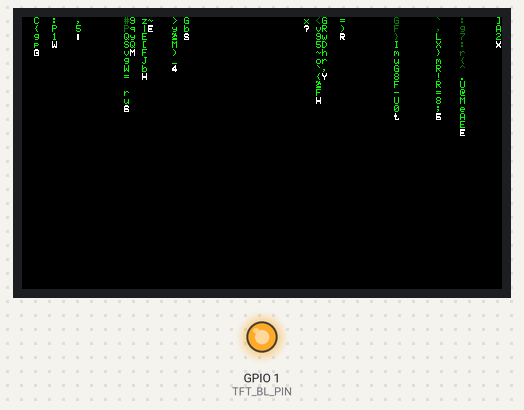
The sketch below on a simulated ESP32-S3. Shown: 480×272 colour display, output pins drawn as LEDs (lit = HIGH). Random numbers use the default seed unless the sketch sets one; what the sketch prints to the serial monitor is not drawn.

Above: at 0.94 s.
At 1.31 s:
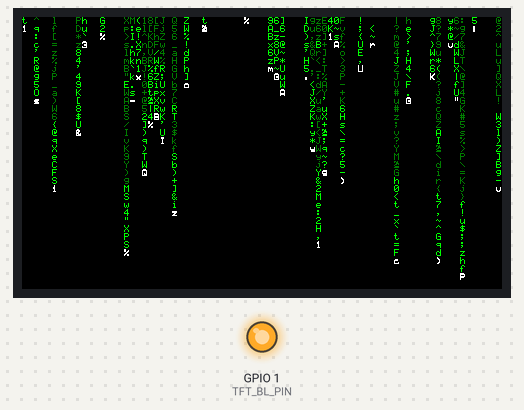
At 5.31 s:
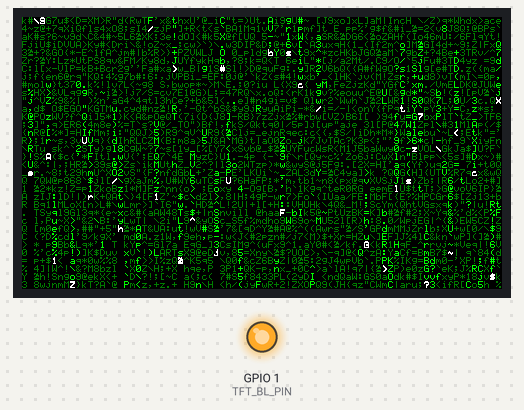
At 10.97 s:
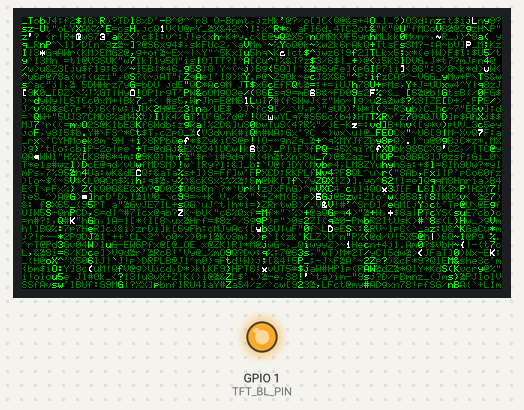
At 20.57 s:
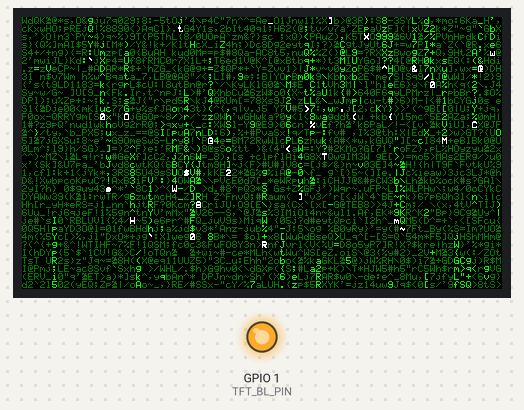
At 39.66 s:
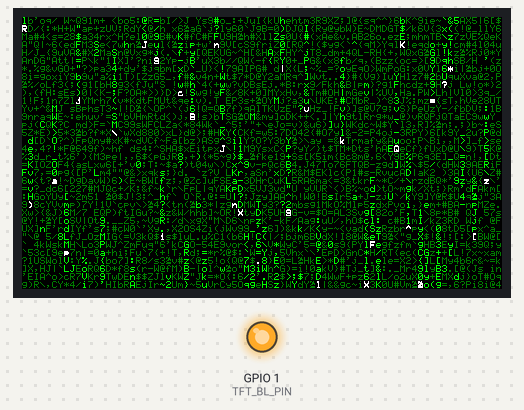

The sketch:

ESP32S3_NV3041A_RainMatrix.ino
```cpp
/* =========================================================
   ESP32-S3 + JC4827W543C (NV3041A 480x272 QSPI)
   "Digital Rain" — Dual‑core con DOBLE BUFFER Ping‑Pong (PSRAM)

   • Core1 = Render fijo (FRAME_MS)
   • Soporta 3 modos automáticamente:
       0) Directo a pantalla (sin PSRAM)
       1) Framebuffer único (si sólo hay 1 buffer)
       2) Ping‑Pong (dos framebuffers y swap por frame)
   • RainEngine dibuja sobre el destino actual (screen / FB) y
     el renderer hace el blit al final del frame si corresponde.
   ========================================================= */

#include <Arduino.h>
#include <Arduino_GFX_Library.h>
#include <esp_random.h>
#include <esp_heap_caps.h>  // heap_caps_malloc (PSRAM)

// -------------------- Pines / Hardware --------------------
#define TFT_BL_PIN 1  // Retroiluminación (HIGH = encendido)

// QSPI NV3041A (pines del usuario)
Arduino_DataBus *bus = new Arduino_ESP32QSPI(
  45 /* CS */, 47 /* SCK */, 21 /* D0 */, 48 /* D1 */, 40 /* D2 */, 39 /* D3 */
);

// Panel NV3041A (rotación = 0, IPS = true)
Arduino_GFX *gfx = new Arduino_NV3041A(
  bus, GFX_NOT_DEFINED /* RST */, 0 /* rotation */, true /* IPS */
);

// -------------------- Dimensiones / Colores --------------------
constexpr int16_t W = 480;
constexpr int16_t H = 272;

constexpr uint16_t COL_BG      = 0x0000;  // negro
constexpr uint16_t COL_HEAD    = 0xFFFF;  // cabeza blanca
constexpr uint16_t COL_TRAIL   = 0x07E0;  // verde medio
constexpr uint16_t COL_RESIDUE = 0x03E0;  // verde tenue

// -------------------- Caracteres / Animación --------------------
const uint8_t  CHAR_W   = 6;     // 5px glyph + 1px espacio
const uint8_t  CHAR_H   = 8;     // 7px glyph + 1px espacio
const uint16_t FRAME_MS = 60;    // objetivo ~16 FPS
const uint8_t  TRAIL    = 10;    // longitud base de la estela

// -------------------- FreeRTOS --------------------
static TaskHandle_t gRenderTask = nullptr;  // Tarea de render (Core1)
constexpr BaseType_t RENDER_CORE = 1;       // Anclar a Core1

// -------------------- Doble buffer --------------------
// Se elige modo dinámicamente según memoria disponible.
static uint16_t *gFrameA = nullptr;  // Buffer A (RGB565)
static uint16_t *gFrameB = nullptr;  // Buffer B (RGB565)
static uint16_t *gDraw   = nullptr;  // Dónde se dibuja este frame
static uint16_t *gBlit   = nullptr;  // Qué se blitea este frame
static size_t    gFrameSize = W * H * sizeof(uint16_t);  // 480*272*2 = 261120 bytes

// Modo de salida:
// 0 = Direct (sin FB) | 1 = Single FB | 2 = Ping-Pong
static uint8_t gMode = 0;

// =========================================================
//  Fuente 5x7 compacta (ASCII 0x20..0x7E) — columnas de 7 bits
// =========================================================
static const uint8_t PROGMEM font5x7[] = {
  0x00,0x00,0x00,0x00,0x00, 0x00,0x00,0x5F,0x00,0x00, 0x00,0x07,0x00,0x07,0x00, 0x14,0x7F,0x14,0x7F,0x14,
  0x24,0x2A,0x7F,0x2A,0x12, 0x23,0x13,0x08,0x64,0x62, 0x36,0x49,0x55,0x22,0x50, 0x00,0x05,0x03,0x00,0x00,
  0x00,0x1C,0x22,0x41,0x00, 0x00,0x41,0x22,0x1C,0x00, 0x14,0x08,0x3E,0x08,0x14, 0x08,0x08,0x3E,0x08,0x08,
  0x00,0x50,0x30,0x00,0x00, 0x08,0x08,0x08,0x08,0x08, 0x00,0x60,0x60,0x00,0x00, 0x20,0x10,0x08,0x04,0x02,
  0x3E,0x51,0x49,0x45,0x3E, 0x00,0x42,0x7F,0x40,0x00, 0x62,0x51,0x49,0x49,0x46, 0x22,0x41,0x49,0x49,0x36,
  0x18,0x14,0x12,0x7F,0x10, 0x2F,0x49,0x49,0x49,0x31, 0x3E,0x49,0x49,0x49,0x32, 0x01,0x71,0x09,0x05,0x03,
  0x36,0x49,0x49,0x49,0x36, 0x26,0x49,0x49,0x49,0x3E, 0x00,0x36,0x36,0x00,0x00, 0x00,0x56,0x36,0x00,0x00,
  0x08,0x14,0x22,0x41,0x00, 0x14,0x14,0x14,0x14,0x14, 0x00,0x41,0x22,0x14,0x08, 0x02,0x01,0x59,0x09,0x06,
  0x3E,0x41,0x5D,0x59,0x4E, 0x7E,0x11,0x11,0x11,0x7E, 0x7F,0x49,0x49,0x49,0x36, 0x3E,0x41,0x41,0x41,0x22,
  0x7F,0x41,0x41,0x22,0x1C, 0x7F,0x49,0x49,0x49,0x41, 0x7F,0x09,0x09,0x09,0x01, 0x3E,0x41,0x49,0x49,0x7A,
  0x7F,0x08,0x08,0x08,0x7F, 0x00,0x41,0x7F,0x41,0x00, 0x20,0x40,0x41,0x3F,0x01, 0x7F,0x08,0x14,0x22,0x41,
  0x7F,0x40,0x40,0x40,0x40, 0x7F,0x02,0x04,0x02,0x7F, 0x3E,0x41,0x41,0x41,0x3E, 0x7F,0x09,0x09,0x09,0x06,
  0x3E,0x41,0x51,0x21,0x5E, 0x7F,0x09,0x19,0x29,0x46, 0x26,0x49,0x49,0x49,0x32, 0x01,0x01,0x7F,0x01,0x01,
  0x3F,0x40,0x40,0x40,0x3F, 0x1F,0x20,0x40,0x20,0x1F, 0x7F,0x20,0x18,0x20,0x7F, 0x63,0x14,0x08,0x14,0x63,
  0x03,0x04,0x78,0x04,0x03, 0x61,0x51,0x49,0x45,0x43, 0x00,0x7F,0x41,0x41,0x00, 0x02,0x04,0x08,0x10,0x20,
  0x00,0x41,0x41,0x7F,0x00, 0x04,0x02,0x01,0x02,0x04, 0x40,0x40,0x40,0x40,0x40, 0x00,0x01,0x02,0x04,0x00,
  0x20,0x54,0x54,0x54,0x78, 0x7F,0x48,0x44,0x44,0x38, 0x38,0x44,0x44,0x44,0x20, 0x38,0x44,0x44,0x48,0x7F,
  0x38,0x54,0x54,0x54,0x18, 0x08,0x7E,0x09,0x01,0x02, 0x0C,0x52,0x52,0x52,0x3E, 0x7F,0x08,0x04,0x04,0x78,
  0x00,0x44,0x7D,0x40,0x00, 0x20,0x40,0x44,0x3D,0x00, 0x7F,0x10,0x28,0x44,0x00, 0x00,0x41,0x7F,0x40,0x00,
  0x7C,0x04,0x18,0x04,0x78, 0x7C,0x08,0x04,0x04,0x78, 0x38,0x44,0x44,0x44,0x38, 0x7C,0x14,0x14,0x14,0x08,
  0x08,0x14,0x14,0x14,0x7C, 0x7C,0x08,0x04,0x04,0x08, 0x48,0x54,0x54,0x54,0x24, 0x04,0x3F,0x44,0x40,0x20,
  0x3C,0x40,0x40,0x20,0x7C, 0x1C,0x20,0x40,0x20,0x1C, 0x3C,0x40,0x30,0x40,0x3C,  0x44,0x28,0x10,0x28,0x44,
  0x0C,0x50,0x50,0x50,0x3C, 0x44,0x64,0x54,0x4C,0x44, 0x00,0x08,0x36,0x41,0x00, 0x00,0x00,0x7F,0x00,0x00,
  0x00,0x41,0x36,0x08,0x00, 0x08,0x04,0x08,0x10,0x08
};

// =========================================================
//  Motor de lluvia con soporte de destino: FB o pantalla
// =========================================================
class RainEngine {
public:
  struct Drop { int16_t y; uint8_t speed; bool active; };
  static constexpr int16_t COLS = W / CHAR_W;
  static constexpr int16_t ROWS = H / CHAR_H;

  // Caché de tiles: 95 chars * 3 colores * (6x8 px)
  static uint16_t tileCache[95][3][CHAR_W * CHAR_H];

  enum TileColor : uint8_t { TILE_HEAD = 0, TILE_TRAIL = 1, TILE_RESIDUE = 2 };

  void begin(Arduino_GFX *g, uint16_t *framebuffer) {
    gfx_ = g; fb_ = framebuffer; buildAllTiles();
    for (int c = 0; c < COLS; ++c) { drops[c].active = false; if ((esp_random() & 0x03) == 0) spawnDrop(c); }
  }
  void setTarget(uint16_t *framebuffer) { fb_ = framebuffer; }  // cambia destino en runtime
  void step();
  void clear();
  bool usingFramebuffer() const { return fb_ != nullptr; }

private:
  Drop drops[COLS];
  Arduino_GFX *gfx_ = nullptr;
  uint16_t *fb_ = nullptr;  // si != nullptr, dibuja en framebuffer

  // --- utilidades ---
  static inline uint16_t colorFor(TileColor tc) {
    switch (tc) { case TILE_HEAD: return COL_HEAD; case TILE_TRAIL: return COL_TRAIL; default: return COL_RESIDUE; }
  }
  static inline uint8_t clampCharIndex(int c) { if (c < 0x20) c = 0x20; if (c > 0x7E) c = 0x7E; return uint8_t(c - 0x20); }
  static inline char randChar() { return char(0x20 + (esp_random() % 95)); }

  static void buildTileFromFont(uint8_t charIdx, TileColor tcol) {
    const uint16_t fg = colorFor(tcol); uint16_t *buf = tileCache[charIdx][tcol]; const uint8_t *glyph = &font5x7[charIdx * 5];
    for (uint8_t y = 0; y < CHAR_H; ++y) {
      for (uint8_t x = 0; x < CHAR_W; ++x) {
        uint16_t px = COL_BG;
        if (x < 5 && y < 7) {
          uint8_t colBits = pgm_read_byte(glyph + x);
          bool on = (colBits >> y) & 0x01;
          if (!on && tcol == TILE_HEAD && y > 0) on = (colBits >> (y - 1)) & 0x01;  // engrosar cabeza
          if (on) px = fg;
        }
        buf[y * CHAR_W + x] = px;
      }
    }
  }
  static void buildAllTiles() { for (uint8_t i = 0; i < 95; ++i) { buildTileFromFont(i, TILE_HEAD); buildTileFromFont(i, TILE_TRAIL); buildTileFromFont(i, TILE_RESIDUE); } }

  inline void drawCell_screen(int col, int row, TileColor tcol, char c) {
    const int16_t x = col * CHAR_W; const int16_t y = row * CHAR_H; const uint8_t idx = clampCharIndex((uint8_t)c);
    gfx_->draw16bitRGBBitmap(x, y, tileCache[idx][tcol], CHAR_W, CHAR_H);
  }
  inline void drawCell_fb(int col, int row, TileColor tcol, char c) {
    const int16_t x = col * CHAR_W; const int16_t y = row * CHAR_H; const uint8_t idx = clampCharIndex((uint8_t)c);
    const uint16_t *src = tileCache[idx][tcol]; uint16_t *dst = fb_ + y * W + x;
    for (uint8_t ty = 0; ty < CHAR_H; ++ty) { memcpy(dst + ty * W, src + ty * CHAR_W, CHAR_W * sizeof(uint16_t)); }
  }
  inline void drawCell(int col, int row, TileColor tcol, char c) { if (fb_) drawCell_fb(col, row, tcol, c); else drawCell_screen(col, row, tcol, c); }
  inline void spawnDrop(int col) { drops[col].y = -int(esp_random() % ROWS); drops[col].speed = 1 + (esp_random() % 3); drops[col].active = true; }
};

// --- Definición de estáticos ---
uint16_t RainEngine::tileCache[95][3][CHAR_W * CHAR_H];

void RainEngine::clear() {
  if (fb_) memset(fb_, 0, gFrameSize); else if (gfx_) gfx_->fillScreen(COL_BG);
}

void RainEngine::step() {
  for (int c = 0; c < COLS; ++c) {
    if (!drops[c].active && (esp_random() & 0x07) == 0) spawnDrop(c);
    if (!drops[c].active) continue;

    const int trail_len = TRAIL + (esp_random() % 5);

    const int clearRow = drops[c].y - trail_len - 1;
    if ((uint16_t)clearRow < (uint16_t)ROWS) { drawCell(c, clearRow, TILE_RESIDUE, randChar()); }

    for (int t = 1; t <= trail_len; ++t) {
      const int r = drops[c].y - t;
      if ((uint16_t)r < (uint16_t)ROWS) {
        const TileColor fade_color = (t > trail_len * 0.75f) ? TILE_RESIDUE : TILE_TRAIL;
        drawCell(c, r, fade_color, randChar());
      }
    }

    if ((uint16_t)drops[c].y < (uint16_t)ROWS) { drawCell(c, drops[c].y, TILE_HEAD, randChar()); }

    drops[c].y += drops[c].speed;

    if (drops[c].y - trail_len > ROWS) { if ((esp_random() & 0x03) == 0) spawnDrop(c); else drops[c].active = false; }
  }
}

// =========================================================
//  Instancia global del motor y métricas de FPS
// =========================================================
static RainEngine rain;
static uint32_t gFrames = 0, gAccumMs = 0, gLastSec = 0;

// =========================================================
//  Tarea de render (Core1):
//  • Modo 2 (Ping‑Pong): setTarget(gDraw) → step() → blit(gDraw) → swap
//  • Modo 1 (Single): setTarget(gFrameA)   → step() → blit(gFrameA)
//  • Modo 0 (Direct): setTarget(nullptr)   → step() (dibuja directo)
// =========================================================
static void renderTask(void *arg) {
  (void)arg; gLastSec = millis();
  for (;;) {
    const uint32_t t0 = millis();

    if (gMode == 2) {
      rain.setTarget(gDraw);
      rain.step();
      gfx->draw16bitRGBBitmap(0, 0, gDraw, W, H);
      // swap buffers
      uint16_t *tmp = gDraw; gDraw = gBlit; gBlit = tmp;
    } else if (gMode == 1) {
      rain.setTarget(gFrameA);
      rain.step();
      gfx->draw16bitRGBBitmap(0, 0, gFrameA, W, H);
    } else {
      rain.setTarget(nullptr);
      rain.step();
    }

    const uint32_t dt = millis() - t0; gFrames++; gAccumMs += dt;

    const uint32_t now = millis();
    if (now - gLastSec >= 1000) {
      const uint32_t fps = (gAccumMs ? (1000UL * gFrames / gAccumMs) : 0UL);
      const char *m = (gMode==2?"PingPong":(gMode==1?"SingleFB":"Direct"));
      Serial.printf("[Render] %s | FPS ~ %lu", m, (unsigned long)fps);
      gFrames = 0; gAccumMs = 0; gLastSec = now;
    }

    const int32_t slack_ms = (int32_t)FRAME_MS - (int32_t)dt;
    if (slack_ms > 0) vTaskDelay(pdMS_TO_TICKS(slack_ms)); else taskYIELD();
  }
}

// =========================================================
//  setup() : inicializa HW, decide modo y crea tarea Core1
// =========================================================
void setup() {
  Serial.begin(115200); delay(50);

  pinMode(TFT_BL_PIN, OUTPUT); digitalWrite(TFT_BL_PIN, LOW);

  if (!gfx->begin()) { Serial.println("[ERR] gfx->begin() falló"); while (true) { delay(1000); } }

  // ----- Intentar reservar buffers en PSRAM -----
  if (psramFound()) {
    gFrameA = (uint16_t*) heap_caps_malloc(gFrameSize, MALLOC_CAP_SPIRAM | MALLOC_CAP_8BIT);
    if (gFrameA) memset(gFrameA, 0x00, gFrameSize);

    gFrameB = (uint16_t*) heap_caps_malloc(gFrameSize, MALLOC_CAP_SPIRAM | MALLOC_CAP_8BIT);
    if (gFrameB) memset(gFrameB, 0x00, gFrameSize);

    if (gFrameA && gFrameB) {
      gMode = 2; gDraw = gFrameA; gBlit = gFrameB;
      Serial.println("[INFO] Modo Ping‑Pong (2 FB en PSRAM)");
    } else if (gFrameA) {
      gMode = 1; Serial.println("[INFO] Modo Single FB (1 buffer en PSRAM)");
    } else {
      gMode = 0; Serial.println("[WARN] PSRAM sin buffers útiles. Modo Direct.");
    }
  } else {
    gMode = 0; Serial.println("[WARN] PSRAM no detectada. Modo Direct.");
  }

  digitalWrite(TFT_BL_PIN, HIGH);
  if (gMode == 0) gfx->fillScreen(COL_BG);  // en Direct limpiamos pantalla

  // Iniciar motor con el destino actual
  uint16_t *initialFB = (gMode==2? gDraw : (gMode==1? gFrameA : nullptr));
  rain.begin(gfx, initialFB);
  rain.clear();  // limpia FB o pantalla

  // Crear la tarea de render en Core1
  const uint32_t stackWords = 8192; const UBaseType_t prio = 1;
  BaseType_t ok = xTaskCreatePinnedToCore(renderTask, "RenderTask", stackWords, nullptr, prio, &gRenderTask, RENDER_CORE);
  if (ok != pdPASS) { Serial.println("[ERR] No se pudo crear RenderTask"); while (true) { delay(1000); } }
}

// =========================================================
//  loop() : libre (inputs/táctil/BLE). Ceder CPU.
// =========================================================
void loop() { vTaskDelay(pdMS_TO_TICKS(100)); }
```
